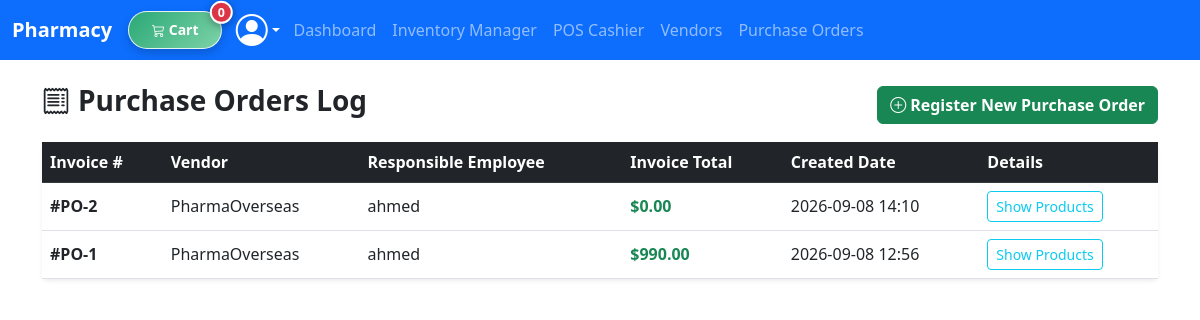
The app's page /erp/purchases/ (signed in), older data.
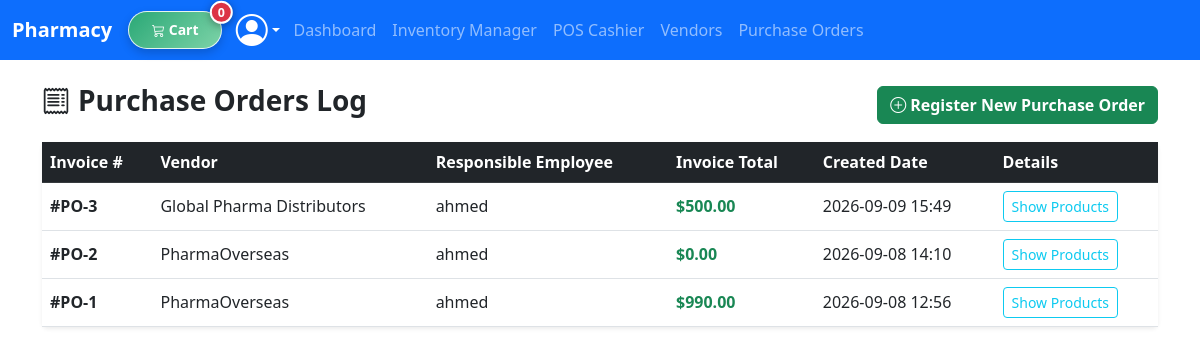
The same page, newer data.
### pharmacy/models.py (models this page shows, shortened)
class PurchaseOrder(models.Model):
    vendor = models.ForeignKey(Vendor, on_delete=models.PROTECT, related_name="purchase_orders")
    created_by = models.ForeignKey(User, on_delete=models.PROTECT, related_name="created_purchases")
    total_amount = models.DecimalField(max_digits=12, decimal_places=2, default=0.00)
    created_at = models.DateTimeField(auto_now_add=True)

class Vendor(models.Model):
    name = models.CharField(max_length=150)
    company_name = models.CharField(max_length=150, blank=True, null=True)
    phone_number = models.CharField(max_length=20)
    email = models.EmailField(blank=True, null=True)
    address = models.TextField(blank=True, null=True)

class User(AbstractUser):
    class Role(models.TextChoices):
        ADMIN = "ADMIN", "Admin"
        EMPLOYEE = "EMPLOYEE", "Employee / Pharmacist"
        CLIENT = "CLIENT", "Client / Customer"
    role = models.CharField(max_length=20, choices=Role.choices, default=Role.CLIENT)
    phone_number = models.CharField(max_length=20, blank=True, null=True)
    address = models.TextField(blank=True, null=True)
    balance = models.DecimalField(max_digits=10, decimal_places=2, default=0.00)
    def is_employee_or_admin(self):
        return self.role in [self.Role.EMPLOYEE, self.Role.ADMIN] or self.is_superuser

### pharmacy/views.py (the view)
# urls.py: path('erp/purchases/', views.erp_purchase_order_list, name='erp_purchases'),
@employee_required
def erp_purchase_order_list(request):
    orders = PurchaseOrder.objects.select_related('vendor', 'created_by').prefetch_related('items__product').order_by('-created_at')
    return render(request, 'pharmacy/erp/purchase_orders.html', {'orders': orders})

### pharmacy/templates/pharmacy/erp/purchase_orders.html (shortened to what this page needs)
{% extends "pharmacy/layout.html" %}
{% load i18n %}
{% block body %}
<div class="container my-4">
    <div class="d-flex justify-content-between align-items-center mb-3">
        <h3 class="fw-bold"><i class="bi bi-receipt me-2"></i>{% trans "Purchase Orders Log" %}</h3>
        <a href="{% url 'erp_purchase_create' %}" class="btn btn-success fw-bold">
            <i class="bi bi-plus-circle me-1"></i>{% trans "Register New Purchase Order" %}
        </a>
    </div>
    <div class="card shadow-sm border-0">
        <div class="card-body p-0">
            <div class="table-responsive">
                <table class="table table-hover align-middle mb-0">
                    <thead class="table-dark">
                        <tr>
                            <th>{% trans "Invoice #" %}</th>
                            <th>{% trans "Vendor" %}</th>
                            <th>{% trans "Responsible Employee" %}</th>
                            <th>{% trans "Invoice Total" %}</th>
                            <th>{% trans "Created Date" %}</th>
                            <th>{% trans "Details" %}</th>
                        </tr>
                    </thead>
                    <tbody>
                        {% for order in orders %}
                        <tr>
                            <td><strong>#PO-{{ order.id }}</strong></td>
                            <td>{{ order.vendor.company_name|default:order.vendor.name }}</td>
                            <td>{{ order.created_by.username|default:"-" }}</td>
                            <td class="text-success fw-bold">${{ order.total_amount }}</td>
                            <td>{{ order.created_at|date:"Y-m-d H:i" }}</td>
                            <td>
                                <button class="btn btn-sm btn-outline-info" type="button" data-bs-toggle="collapse" data-bs-target="#order-details-{{ order.id }}">
                                    {% trans "Show Products" %}
                                </button>
                            </td>
                        </tr>
                        {% empty %}
                        <tr>
                            <td colspan="6" class="text-center py-4 text-muted">{% trans "No purchase invoices have been registered yet." %}</td>
                        </tr>
                        {% endfor %}
                    </tbody>
                </table>
            </div>
        </div>
    </div>
</div>
{% endblock %}

### pharmacy/templates/pharmacy/layout.html (shortened to what this page needs)
{% load i18n %}
{% load static %}
{% get_current_language as LANGUAGE_CODE %}
<!DOCTYPE html>
<html lang="{{ LANGUAGE_CODE }}" dir="{% if LANGUAGE_CODE == 'ar' %}rtl{% else %}ltr{% endif %}">
<head>
    {% if LANGUAGE_CODE == 'ar' %}
    <link rel="stylesheet" href="https://cdn.jsdelivr.net/npm/bootstrap@5.3.0/dist/css/bootstrap.rtl.min.css">
    {% else %}
    <link rel="stylesheet" href="https://cdn.jsdelivr.net/npm/bootstrap@5.3.0/dist/css/bootstrap.min.css">
    {% endif %}
    <link rel="stylesheet" href="https://cdn.jsdelivr.net/npm/bootstrap-icons@1.11.0/font/bootstrap-icons.css">
    <link rel="stylesheet" href="{% static 'pharmacy/styles.css' %}">
</head>
<body>
<nav class="navbar navbar-expand-lg navbar-dark bg-primary mb-4 fixed-top">
    <div class="container-fluid">
        <a class="navbar-brand fw-bold" href="{%url 'index' %}">Pharmacy</a>
        <div class="d-flex align-items-center gap-2">
            <button type="button" class="btn btn-outline-warning text-white btn-sm position-relative cart-button" data-bs-toggle="modal" data-bs-target="#cartModal">
                <i class="bi bi-cart3 me-1"></i>{% trans "Cart" %}
                <span class="position-absolute top-0 start-100 translate-middle badge rounded-pill bg-danger cart-badge" id="cartBadge">0</span>
            </button>
            <div class="dropdown">
                <a class="text-white text-decoration-none dropdown-toggle d-flex align-items-center profile-button" href="#" role="button" data-bs-toggle="dropdown" aria-expanded="false">
                    <i class="bi bi-person-circle profile-icon"></i>
                </a>
                                {% get_current_language as LANGUAGE_CODE %}
                                {% get_available_languages as LANGUAGES %}
                                {% get_language_info_list for LANGUAGES as languages %}
            </div>
        </div>
        <div class="collapse navbar-collapse" id="mainNavbar">
            {% if user.is_employee_or_admin %}
            <ul class="navbar-nav me-auto mb-2 mb-lg-0">
                <li class="nav-item">
                    <a class="nav-link" href="{% url 'erp_dashboard' %}">{% trans "Dashboard" %}</a>
                </li>
                <li class="nav-item">
                    <a class="nav-link" href="{% url 'erp_inventory' %}">{% trans "Inventory Manager" %}</a>
                </li>
                <li class="nav-item">
                    <a class="nav-link" href="{% url 'erp_pos' %}">{% trans "POS Cashier" %}</a>
                </li>
                <li class="nav-item">
                    <a class="nav-link" href="{% url 'erp_vendors' %}">{% trans "Vendors" %}</a>
                </li>
                <li class="nav-item">
                    <a class="nav-link" href="{% url 'erp_purchases' %}">{% trans "Purchase Orders" %}</a>
                </li>
            </ul>
            {% endif %}
        </div>
    </div>
</nav>
{% block body %}
{% endblock %}
</body>
</html>

### pharmacy/static/pharmacy/styles.css (style rules this page uses)
html, body { margin: 0; padding: 0; width: 100%; overflow-x: hidden; }
body { padding-top: 60px; }
*, *::before, *::after { box-sizing: border-box; }
.navbar .cart-button { min-width: 94px; padding: 0.45rem 0.85rem; border-radius: 999px; border: 1px solid rgba(255,255,255,0.85); background: linear-gradient(135deg, #2aa876 0%, #7dd3a8 100%); color: #ffffff; font-weight: 700; box-shadow: 0 4px 10px rgba(0,0,0,0.18); }
.navbar .cart-button .bi-cart3 { font-size: .8rem; }
.navbar .cart-button .cart-badge { width: 1.4rem; height: 1.4rem; min-width: 1.4rem; padding: 0; border-radius: 50%; border: 2px solid #fff; background: #dc3545; color: #fff; font-size: 0.78rem; line-height: 1.6rem; display: flex; align-items: center; justify-content: center; box-shadow: 0 2px 8px rgba(0,0,0,0.35); }
.navbar .profile-button { padding: 0.15rem 0.35rem; border-radius: 50%; min-width: 44px; min-height: 44px; display: flex; align-items: center; justify-content: center; }
.navbar .profile-icon { font-size: 2rem; line-height: 1; display: inline-block; color: #fff; }
.cart-badge { position: absolute; top: -8px; right: -7px; font-size: 0.72rem; }

Row changes from the older to the newer data that the page shows:
added PurchaseOrder: id "3", vendor.company_name "Global Pharma Distributors", created_by.username "ahmed", total_amount "500.00", created_at "2026-09-09 15:49"
